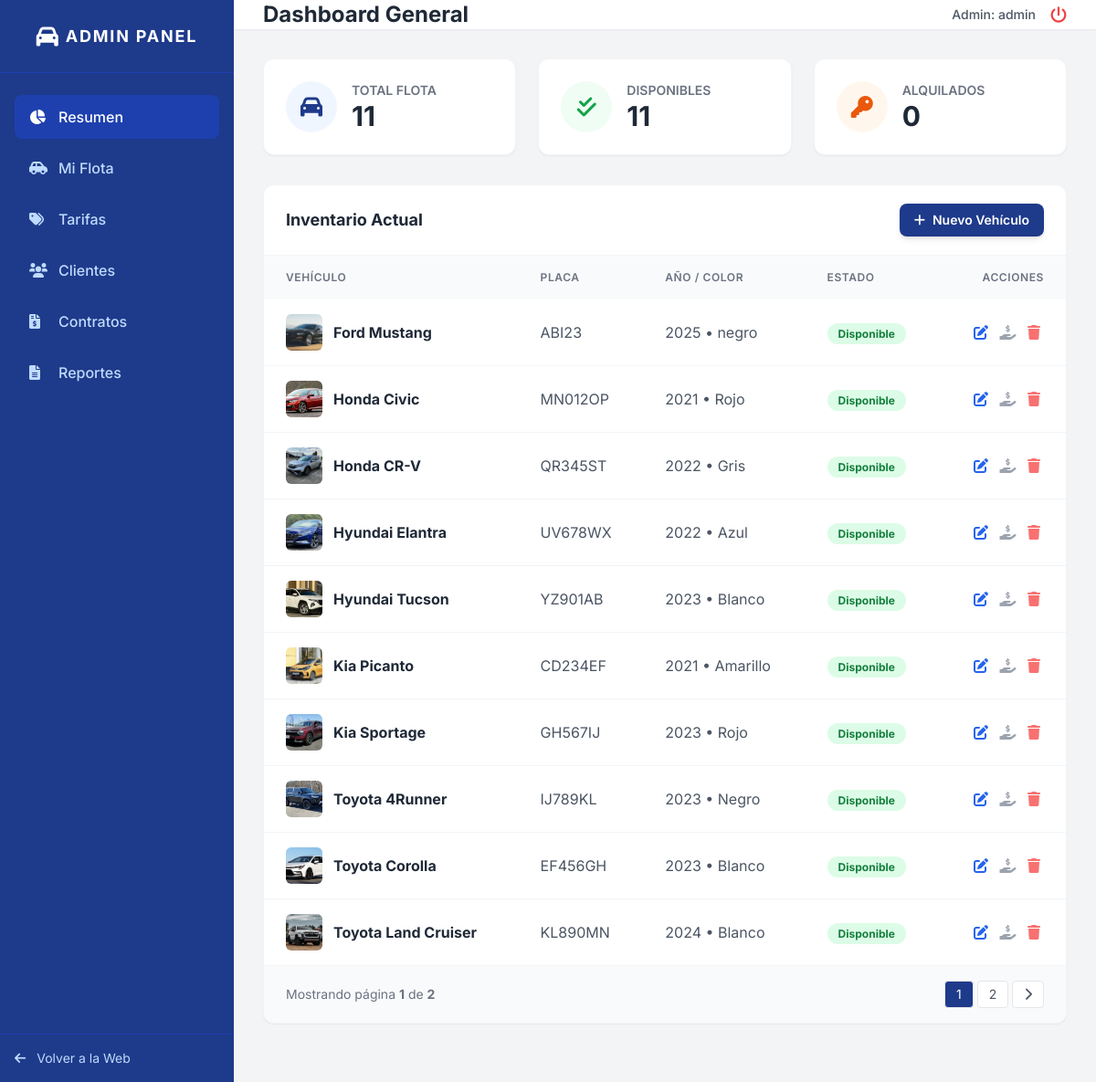
Screenshot of /views/admin/dashboard.php (signed in) with the database file from the repository.
### tables this page shows
CREATE TABLE `vehiculos` (
  `ID_Vehiculo` int NOT NULL,
  `ID_Categoria` int DEFAULT NULL,
  `Placa` varchar(20) NOT NULL,
  `Marca` varchar(50) NOT NULL,
  `Modelo` varchar(50) NOT NULL,
  `Anio` int NOT NULL,
  `Color` varchar(30) DEFAULT NULL,
  `Capacidad` tinyint NOT NULL,
  `Estado` enum('Disponible','Alquilado','Mantenimiento') DEFAULT 'Disponible',
  `Imagen_URL` varchar(255) DEFAULT 'assets/img/default.jpg'
);

### views/admin/dashboard.php (the view, shortened to what this page needs)
<?php
require_once '../../config/database_connection.php';
$res_total = $connection->query("SELECT COUNT(*) as total FROM vehiculos");
$total_vehiculos = $res_total->fetch_assoc()['total'];
$res_alquilados = $connection->query("SELECT COUNT(*) as alquilados FROM vehiculos WHERE Estado = 'Alquilado'");
$vehiculos_alquilados = $res_alquilados->fetch_assoc()['alquilados'];
$vehiculos_disponibles = $total_vehiculos - $vehiculos_alquilados;
$registros_por_pagina = 10;
$total_paginas = ceil($total_vehiculos / $registros_por_pagina);
$pagina_actual = isset($_GET['pagina']) ? (int)$_GET['pagina'] : 1;
$offset = max(0, ($pagina_actual - 1) * $registros_por_pagina);
$query_inventario = "SELECT * FROM vehiculos ORDER BY Marca, Modelo LIMIT $offset, $registros_por_pagina";
$inventario = $connection->query($query_inventario);
?>
<!DOCTYPE html>
<html lang="es">
<head>
    <link rel="stylesheet" href="../../style.css">
    <script src="https://cdn.tailwindcss.com"></script>
    <link href="https://cdnjs.cloudflare.com/ajax/libs/font-awesome/6.0.0/css/all.min.css" rel="stylesheet">
</head>
<body class="bg-gray-100 flex h-screen overflow-hidden">
    <aside class="w-64 bg-blue-900 text-white flex flex-col flex-shrink-0">
    <div class="h-20 flex items-center justify-center border-b border-blue-800">
        <i class="fa-solid fa-car text-2xl mr-2"></i>
        <span class="font-bold text-lg tracking-widest">ADMIN PANEL</span>
    </div>
    <nav class="flex-1 px-4 py-6 space-y-2">
            <a href="dashboard.php" class="flex items-center gap-3 <?php echo basename($_SERVER['PHP_SELF']) == 'dashboard.php' ? 'bg-blue-800' : 'text-blue-200 hover:bg-blue-800 hover:text-white'; ?> px-4 py-3 rounded-lg font-medium transition-colors">
                <i class="fa-solid fa-chart-pie w-5"></i> Resumen
            </a>
            <a href="vehiculos.php" class="flex items-center gap-3 <?php echo basename($_SERVER['PHP_SELF']) == 'vehiculos.php' ? 'bg-blue-800' : 'text-blue-200 hover:bg-blue-800 hover:text-white'; ?> px-4 py-3 rounded-lg font-medium transition-colors">
                <i class="fa-solid fa-car-side w-5"></i> Mi Flota
            </a>
            <a href="tarifas.php" class="flex items-center gap-3 <?php echo basename($_SERVER['PHP_SELF']) == 'tarifas.php' ? 'bg-blue-800' : 'text-blue-200 hover:bg-blue-800 hover:text-white'; ?> px-4 py-3 rounded-lg font-medium transition-colors">
                <i class="fa-solid fa-tags w-5"></i> Tarifas
            </a>
            <a href="clientes.php" class="flex items-center gap-3 <?php echo basename($_SERVER['PHP_SELF']) == 'clientes.php' ? 'bg-blue-800' : 'text-blue-200 hover:bg-blue-800 hover:text-white'; ?> px-4 py-3 rounded-lg font-medium transition-colors">
                <i class="fa-solid fa-users w-5"></i> Clientes
            </a>
            <a href="alquileres.php" class="flex items-center gap-3 <?php echo basename($_SERVER['PHP_SELF']) == 'alquileres.php' ? 'bg-blue-800' : 'text-blue-200 hover:bg-blue-800 hover:text-white'; ?> px-4 py-3 rounded-lg font-medium transition-colors">
                <i class="fa-solid fa-file-invoice-dollar w-5"></i> Contratos
            </a>
            <a href="reportes.php" class="flex items-center gap-3 <?php echo basename($_SERVER['PHP_SELF']) == 'reportes.php' ? 'bg-blue-800 text-white' : 'text-blue-200 hover:bg-blue-800 hover:text-white'; ?> px-4 py-3 rounded-lg font-medium transition-colors">
                <i class="fa-solid fa-file-lines w-5"></i> Reportes
            </a>
        </nav>
    <div class="p-4 border-t border-blue-800">
        <a href="../../index.php" class="flex items-center gap-3 text-blue-200 hover:text-white transition-colors text-sm">
            <i class="fa-solid fa-arrow-left"></i> Volver a la Web
        </a>
    </div>
</aside>
    <main class="flex-1 flex flex-col overflow-y-auto"> <header class="h-20 bg-white shadow-sm flex items-center justify-between px-8 sticky top-0 z-10">
            <h1 class="text-2xl font-bold text-gray-800">Dashboard General</h1>
            <div class="flex items-center gap-4">
                <span class="text-sm font-medium text-gray-600">Admin: <?php echo $_SESSION['username']; ?></span>
                <a href="../../controllers/logout_controller.php" class="text-red-500 hover:text-red-700" title="Cerrar Sesión">
                    <i class="fa-solid fa-power-off text-lg"></i>
                </a>
            </div>
        </header>
        <div class="p-8 flex-1">
            <div class="grid grid-cols-1 md:grid-cols-3 gap-6 mb-8">
                <div class="bg-white p-6 rounded-xl shadow-sm border border-gray-100 flex items-center gap-4">
                    <div class="w-14 h-14 bg-blue-50 text-blue-900 rounded-full flex items-center justify-center text-2xl">
                        <i class="fa-solid fa-car"></i>
                    </div>
                    <div>
                        <p class="text-sm text-gray-500 font-semibold uppercase">Total Flota</p>
                        <p class="text-3xl font-bold text-gray-800"><?php echo $total_vehiculos; ?></p>
                    </div>
                </div>
                <div class="bg-white p-6 rounded-xl shadow-sm border border-gray-100 flex items-center gap-4">
                    <div class="w-14 h-14 bg-green-50 text-green-600 rounded-full flex items-center justify-center text-2xl">
                        <i class="fa-solid fa-check-double"></i>
                    </div>
                    <div>
                        <p class="text-sm text-gray-500 font-semibold uppercase">Disponibles</p>
                        <p class="text-3xl font-bold text-gray-800"><?php echo $vehiculos_disponibles; ?></p>
                    </div>
                </div>
                <div class="bg-white p-6 rounded-xl shadow-sm border border-gray-100 flex items-center gap-4">
                    <div class="w-14 h-14 bg-orange-50 text-orange-600 rounded-full flex items-center justify-center text-2xl">
                        <i class="fa-solid fa-key"></i>
                    </div>
                    <div>
                        <p class="text-sm text-gray-500 font-semibold uppercase">Alquilados</p>
                        <p class="text-3xl font-bold text-gray-800"><?php echo $vehiculos_alquilados; ?></p>
                    </div>
                </div>
            </div>
            <div class="bg-white rounded-xl shadow-sm border border-gray-100 overflow-hidden mb-8">
                <div class="px-6 py-5 border-b border-gray-100 flex justify-between items-center">
                    <h2 class="text-lg font-bold text-gray-800">Inventario Actual</h2>
                    <a href="nuevo_vehiculo.php" class="bg-blue-900 hover:bg-blue-800 text-white px-4 py-2 rounded-lg text-sm font-semibold transition-colors shadow-md flex items-center gap-2 inline-flex">
                        <i class="fa-solid fa-plus"></i> Nuevo Vehículo
                    </a>
                </div>
                <div class="overflow-x-auto">
                    <table class="w-full text-left border-collapse">
                        <thead>
                            <tr class="bg-gray-50 text-gray-500 text-xs uppercase tracking-wider">
                                <th class="px-6 py-4 font-semibold">Vehículo</th>
                                <th class="px-6 py-4 font-semibold">Placa</th>
                                <th class="px-6 py-4 font-semibold">Año / Color</th>
                                <th class="px-6 py-4 font-semibold">Estado</th>
                                <th class="px-6 py-4 font-semibold text-right">Acciones</th>
                            </tr>
                        </thead>
                        <tbody class="divide-y divide-gray-100">
                            <?php while($vehiculo = $inventario->fetch_assoc()): ?>
                            <tr class="hover:bg-gray-50 transition-colors">
                                <td class="px-6 py-4">
                                    <div class="flex items-center gap-3">
                                        <div class="w-10 h-10 rounded-md overflow-hidden bg-gray-200">
                                            <img src="../../<?php echo $vehiculo['Imagen_URL']; ?>" class="w-full h-full object-cover" alt="Auto">
                                        </div>
                                        <div class="font-bold text-gray-800"><?php echo $vehiculo['Marca'] . ' ' . $vehiculo['Modelo']; ?></div>
                                    </div>
                                </td>
                                <td class="px-6 py-4 text-gray-600"><?php echo $vehiculo['Placa']; ?></td>
                                <td class="px-6 py-4 text-gray-600"><?php echo $vehiculo['Anio'] . ' • ' . $vehiculo['Color']; ?></td>
                                <td class="px-6 py-4">
                                    <?php
                                        $color_estado = $vehiculo['Estado'] == 'Disponible' ? 'bg-green-100 text-green-700' :
                                                        ($vehiculo['Estado'] == 'Alquilado' ? 'bg-orange-100 text-orange-700' : 'bg-red-100 text-red-700');
                                    ?>
                                    <span class="px-3 py-1 rounded-full text-xs font-bold <?php echo $color_estado; ?>">
                                        <?php echo $vehiculo['Estado']; ?>
                                    </span>
                                </td>
                                <td class="px-6 py-4 text-right">
                                    <a href="editar_vehiculo.php?id=<?php echo $vehiculo['ID_Vehiculo']; ?>" class="text-blue-600 hover:text-blue-900 mx-1 inline-block" title="Editar">
                                        <i class="fa-solid fa-pen-to-square"></i>
                                    </a>
                                    <a href="tarifas.php" class="text-gray-400 hover:text-gray-600 mx-1 inline-block" title="Gestionar Tarifas">
                                        <i class="fa-solid fa-hand-holding-dollar"></i>
                                    </a>
                                    <a href="../../controllers/eliminar_vehiculo.php?id=<?php echo $vehiculo['ID_Vehiculo']; ?>" onclick="return confirm('¿Estás seguro de que deseas eliminar este vehículo?');" class="text-red-400 hover:text-red-700 mx-1 inline-block" title="Eliminar">
                                        <i class="fa-solid fa-trash"></i>
                                    </a>
                                </td>
                            </tr>
                            <?php endwhile; ?>
                        </tbody>
                    </table>
                </div>
                <?php if($total_paginas > 1): ?>
                <div class="px-6 py-4 border-t border-gray-100 flex items-center justify-between bg-gray-50">
                    <span class="text-sm text-gray-500">Mostrando página <span class="font-bold"><?php echo $pagina_actual; ?></span> de <span class="font-bold"><?php echo $total_paginas; ?></span></span>
                    <div class="flex items-center gap-1">
                        <?php for($i = 1; $i <= $total_paginas; $i++): ?>
                            <a href="?pagina=<?php echo $i; ?>" class="px-3 py-1 border border-gray-200 rounded text-sm transition-colors <?php echo $pagina_actual == $i ? 'bg-blue-900 text-white border-blue-900' : 'bg-white text-gray-600 hover:bg-gray-50'; ?>">
                                <?php echo $i; ?>
                            </a>
                        <?php endfor; ?>
                        <?php if($pagina_actual < $total_paginas): ?>
                            <a href="?pagina=<?php echo $pagina_actual + 1; ?>" class="px-3 py-1 bg-white border border-gray-200 rounded text-sm text-gray-600 hover:bg-gray-50 transition-colors"><i class="fa-solid fa-chevron-right"></i></a>
                        <?php endif; ?>
                    </div>
                </div>
                <?php endif; ?>
            </div>
        </div>
    </main>
</body>
</html>

### style.css (style rules this page uses)
:root { --primary-blue: #1e3a8a; --hover-blue: #1e40af; --bg-light: #f8fafc; --text-main: #1f2937; --danger: #ef4444; }
html { scroll-behavior: smooth; }
body { font-family: 'Inter', sans-serif; background-color: var(--bg-light); color: var(--text-main); -webkit-font-smoothing: antialiased; -moz-osx-font-smoothing: grayscale; margin: 0; padding: 0; }

### rows the page displays
vehiculos: Imagen_URL (picture), Marca "Ford", Modelo "Mustang", Placa "ABI23", Anio "2025", Color "negro", Estado "Disponible"
vehiculos: Imagen_URL (picture), Marca "Honda", Modelo "Civic", Placa "MN012OP", Anio "2021", Color "Rojo", Estado "Disponible"
vehiculos: Imagen_URL (picture), Marca "Honda", Modelo "CR-V", Placa "QR345ST", Anio "2022", Color "Gris", Estado "Disponible"
vehiculos: Imagen_URL (placeholder picture), Marca "Hyundai", Modelo "Elantra", Placa "UV678WX", Anio "2022", Color "Azul", Estado "Disponible"
vehiculos: Imagen_URL (picture), Marca "Hyundai", Modelo "Tucson", Placa "YZ901AB", Anio "2023", Color "Blanco", Estado "Disponible"
vehiculos: Imagen_URL (picture), Marca "Kia", Modelo "Picanto", Placa "CD234EF", Anio "2021", Color "Amarillo", Estado "Disponible"
vehiculos: Imagen_URL (picture), Marca "Kia", Modelo "Sportage", Placa "GH567IJ", Anio "2023", Color "Rojo", Estado "Disponible"
vehiculos: Imagen_URL (picture), Marca "Toyota", Modelo "4Runner", Placa "IJ789KL", Anio "2023", Color "Negro", Estado "Disponible"
vehiculos: Imagen_URL (picture), Marca "Toyota", Modelo "Corolla", Placa "EF456GH", Anio "2023", Color "Blanco", Estado "Disponible"
vehiculos: Imagen_URL (picture), Marca "Toyota", Modelo "Land Cruiser", Placa "KL890MN", Anio "2024", Color "Blanco", Estado "Disponible"

### other values shown
$_SESSION['username'] "admin"
$total_vehiculos "11"
$vehiculos_disponibles "11"
$vehiculos_alquilados "0"
$pagina_actual "1"
$total_paginas "2"
